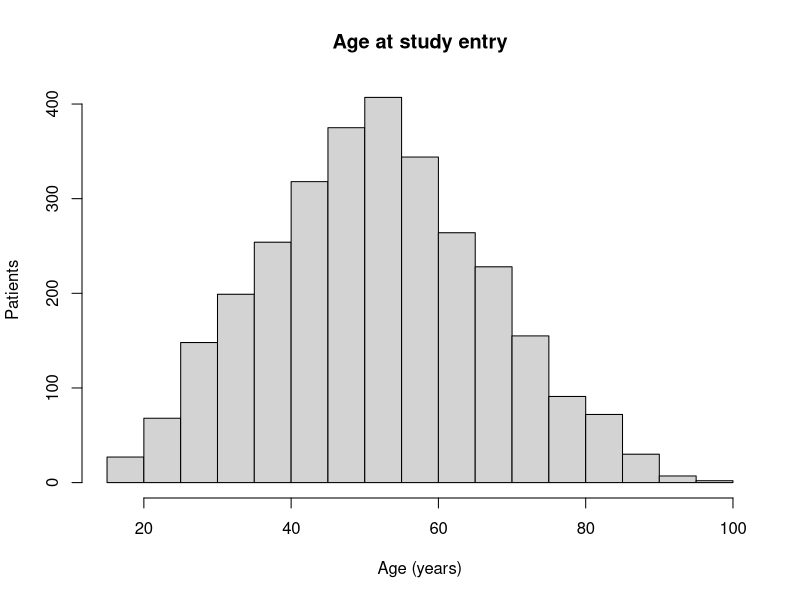
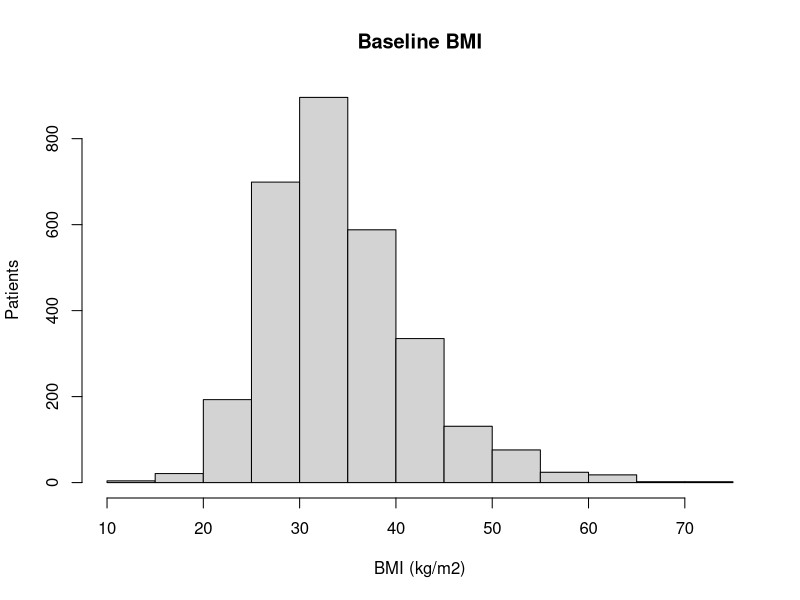
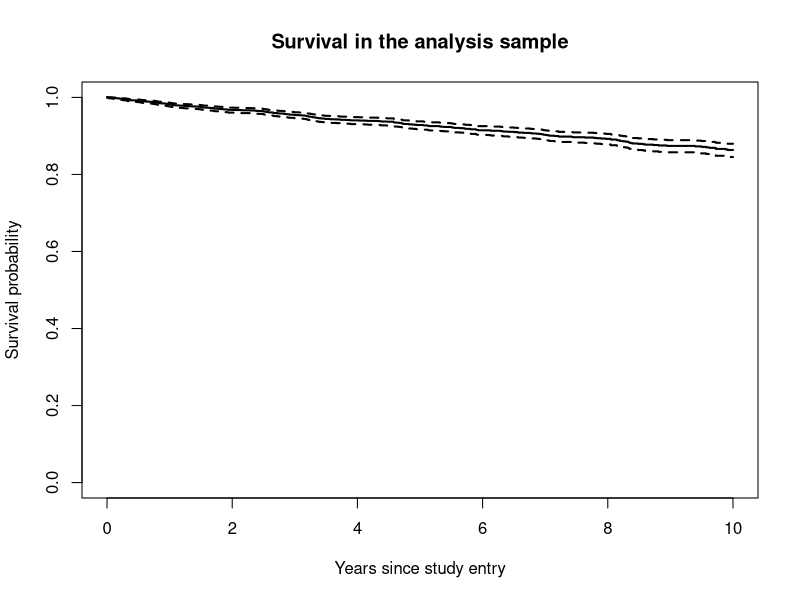
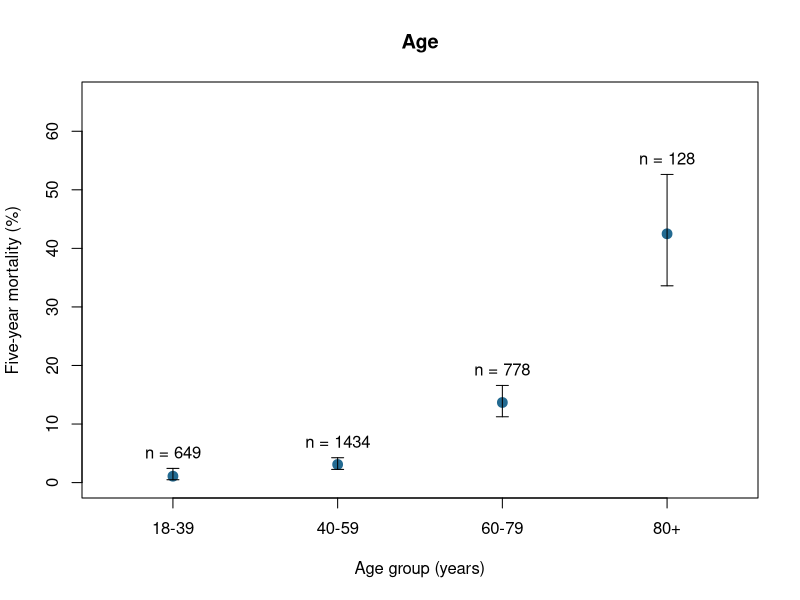
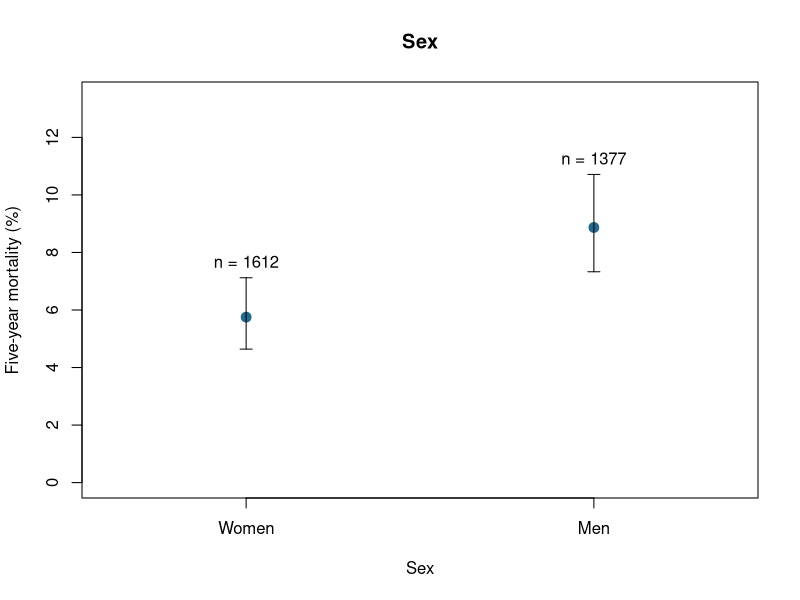
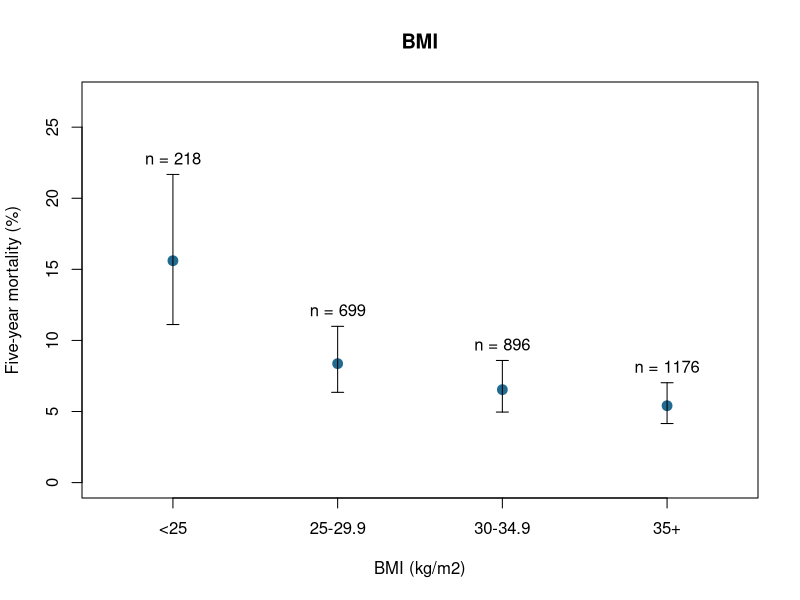
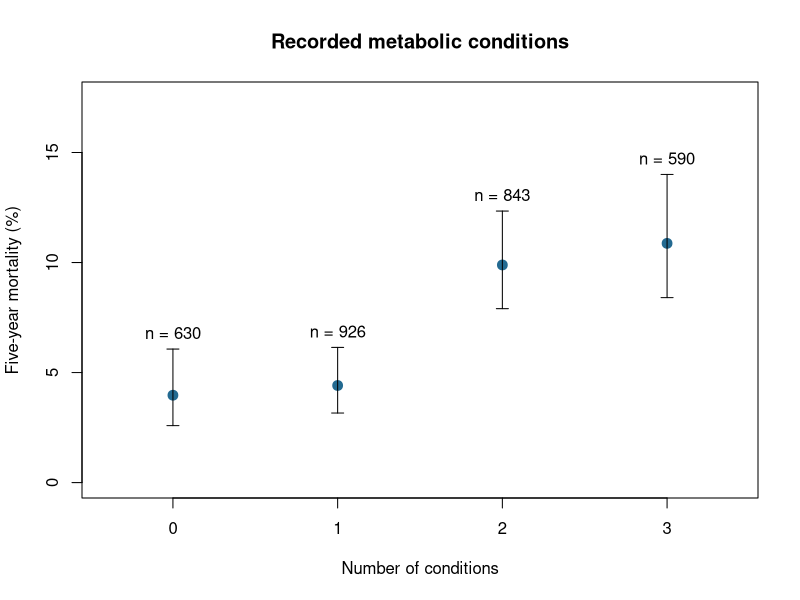

R code for these plots, in order:
library(survival)
data(nafld, package = "survival")

# only take nafld cases
cases <- subset(nafld1, id == case.id)
cases$years <- cases$futime / 365.25

# baseline history means a diagnosis recorded at or before entry.
for (condition in c("diabetes", "htn", "dyslipidemia")) {
  history <- subset(nafld3, event == condition & days <= 0)
  cases[[condition]] <- as.integer(cases$id %in% history$id)
}
cases$metabolic_count <- cases$diabetes + cases$htn + cases$dyslipidemia

patients <- subset(cases, !is.na(bmi))
excluded <- subset(cases, is.na(bmi))

sample_sizes <- data.frame(
  Group = c("All NAFLD cases", "Missing BMI", "Analysis sample"),
  Patients = c(nrow(cases), nrow(excluded), nrow(patients)),
  Deaths = c(sum(cases$status), sum(excluded$status), sum(patients$status))
)
print(sample_sizes, row.names = FALSE)


# baseline characteristics

median_iqr <- function(x) {
  q <- quantile(x, c(0.5, 0.25, 0.75), na.rm = TRUE)
  sprintf("%.1f [%.1f--%.1f]", q[1], q[2], q[3])
}

number_percent <- function(x) {
  sprintf("%d (%.1f%%)", sum(x), 100 * mean(x))
}

baseline <- data.frame(
  Characteristic = c(
    "Age, years", "Male", "BMI, kg/m2",
    "Recorded diabetes", "Recorded hypertension",
    "Recorded dyslipidaemia"
  ),
  Value = c(
    median_iqr(patients$age), number_percent(patients$male),
    median_iqr(patients$bmi), number_percent(patients$diabetes),
    number_percent(patients$htn), number_percent(patients$dyslipidemia)
  )
)
print(baseline, row.names = FALSE)

# Missing values among all NAFLD cases, before the BMI exclusion.
print(colSums(is.na(cases[c("age", "male", "bmi")])))
print(summary(patients[c("age", "bmi")]))


# availability of nafld2 measurements before study entry ----
tests <- sort(unique(nafld2$test))
available <- matrix(FALSE, nrow(cases), length(tests))
recent <- matrix(FALSE, nrow(cases), length(tests))

for (i in seq_along(tests)) {
  records <- subset(nafld2, test == tests[i] & days <= 0 & !is.na(value))
  last_year <- subset(records, days >= -365)
  available[, i] <- cases$id %in% records$id
  recent[, i] <- cases$id %in% last_year$id
}

has_bmi <- !is.na(cases$bmi)
nafld2_availability <- data.frame(
  Measurement = tests,
  All_cases_any_history = colSums(available),
  Analysis_any_history = colSums(available[has_bmi, ]),
  All_cases_last_year = colSums(recent),
  Analysis_last_year = colSums(recent[has_bmi, ])
)
print(nafld2_availability, row.names = FALSE)

nafld2_coverage <- data.frame(
  Group = c("All NAFLD cases", "Analysis sample"),
  Patients = c(nrow(cases), nrow(patients)),
  Any_measurement = c(
    sum(rowSums(available) > 0),
    sum(rowSums(available[has_bmi, ]) > 0)
  ),
  All_six_measurements = c(
    sum(rowSums(available) == length(tests)),
    sum(rowSums(available[has_bmi, ]) == length(tests))
  ),
  All_six_last_year = c(
    sum(rowSums(recent) == length(tests)),
    sum(rowSums(recent[has_bmi, ]) == length(tests))
  )
)
print(nafld2_coverage, row.names = FALSE)


# follow-up and mortality

# status = 1: died; status = 0: last observed alive.
followup <- data.frame(
  Median_followup_years = median(patients$years),
  Deaths_total = sum(patients$status),
  Deaths_by_five_years = sum(patients$status == 1 & patients$years <= 5),
  Censored_before_five_years = sum(patients$status == 0 & patients$years < 5),
  Observed_beyond_five_years = sum(patients$years > 5)
)
print(followup, row.names = FALSE)

overall_survival <- survfit(Surv(years, status) ~ 1,
  data = patients,
  conf.type = "log-log"
)
estimates <- summary(overall_survival, times = c(1, 3, 5, 10))
mortality <- data.frame(
  Year = estimates$time,
  Patients_at_risk = estimates$n.risk,
  Mortality_percent = 100 * (1 - estimates$surv),
  Lower_95_CI = 100 * (1 - estimates$upper),
  Upper_95_CI = 100 * (1 - estimates$lower)
)
print(mortality, row.names = FALSE)

# distribution of age and bmi

hist(patients$age,
  main = "Age at study entry", xlab = "Age (years)", ylab = "Patients"
)

hist(patients$bmi,
  main = "Baseline BMI", xlab = "BMI (kg/m2)", ylab = "Patients"
)

# overall survival curve
plot(overall_survival,
  xlim = c(0, 10), ylim = c(0, 1),
  conf.int = TRUE, mark.time = FALSE, lwd = 2,
  main = "Survival in the analysis sample",
  xlab = "Years since study entry", ylab = "Survival probability"
)


# five-year mortality by baseline characteristic ----

# Categories are for EDA; the models keep age and BMI continuous.
patients$age_group <- cut(
  patients$age, c(18, 40, 60, 80, Inf),
  right = FALSE,
  labels = c("18-39", "40-59", "60-79", "80+")
)
patients$sex_group <- factor(patients$male,
  levels = 0:1,
  labels = c("Women", "Men")
)
patients$bmi_group <- cut(
  patients$bmi, c(-Inf, 25, 30, 35, Inf),
  right = FALSE,
  labels = c("<25", "25-29.9", "30-34.9", "35+")
)
patients$metabolic_group <- factor(patients$metabolic_count, levels = 0:3)

# account for censoring but not other predictors
show_mortality <- function(group, title, x_label) {
  fit <- survfit(Surv(patients$years, patients$status) ~ group,
    conf.type = "log-log"
  )
  estimate <- summary(fit, times = 5)
  results <- data.frame(
    Group = levels(group),
    Patients = as.integer(table(group)),
    Mortality_percent = 100 * (1 - estimate$surv),
    Lower_95_CI = 100 * (1 - estimate$upper),
    Upper_95_CI = 100 * (1 - estimate$lower)
  )
  print(results, row.names = FALSE)

  x <- seq_len(nrow(results))
  plot(x, results$Mortality_percent,
    ylim = c(0, max(results$Upper_95_CI) * 1.25),
    xlim = c(0.6, nrow(results) + 0.4), xaxt = "n",
    main = title, xlab = x_label, ylab = "Five-year mortality (%)",
    pch = 19, cex = 1.3, col = "#236A91"
  )
  axis(1, at = x, labels = results$Group)
  arrows(x, results$Lower_95_CI, x, results$Upper_95_CI,
    angle = 90, code = 3, length = 0.06
  )
  text(x, results$Upper_95_CI, labels = paste0("n = ", results$Patients), pos = 3)
  invisible(results)
}

age_mortality <- show_mortality(patients$age_group, "Age", "Age group (years)")
sex_mortality <- show_mortality(patients$sex_group, "Sex", "Sex")
bmi_mortality <- show_mortality(patients$bmi_group, "BMI", "BMI (kg/m2)")
history_mortality <- show_mortality(
  patients$metabolic_group, "Recorded metabolic conditions", "Number of conditions"
)

print(tapply(patients$age, patients$metabolic_group, median))
